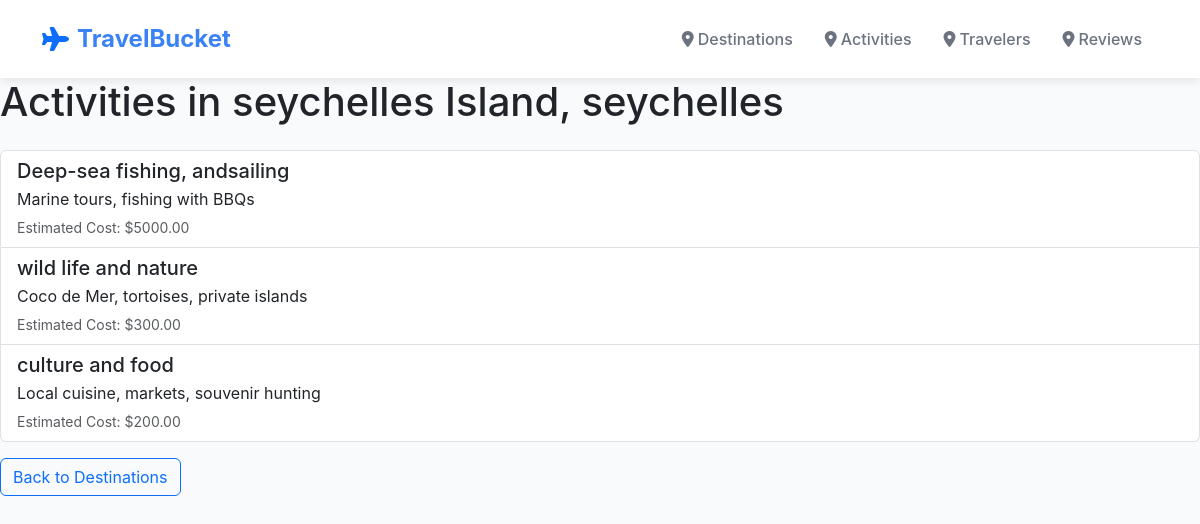
/destinations/5/activities/, run on the app's committed database.
### explorer/models.py (models this page shows, shortened)
class Destination(models.Model):
    name = models.CharField(max_length=100)
    country = models.CharField(max_length=100)
    description = models.TextField()
    best_season = models.CharField(max_length=50)
    image = models.ImageField(upload_to='destinations/', null=True, blank=True)

class Activity(models.Model):
    name = models.CharField(max_length=100)
    destination = models.ForeignKey(Destination, on_delete=models.CASCADE, related_name='activities')
    description = models.TextField()
    cost_estimate = models.DecimalField(max_digits=10, decimal_places=2)

### explorer/views.py (the view)
# urls.py: path('destinations/<int:destination_id>/activities/', views.activities_page, name='activities_page'),
def activities_page(request, destination_id):
    destination = get_object_or_404(Destination, pk=destination_id)
    activities = destination.activities.all()
    return render(request, 'explorer/activities.html', {'destination': destination, 'activities': activities})

### explorer/templates/explorer/activities.html (shortened to what this page needs)
{% extends 'explorer/base.html' %}
{% block content %}
<h1 class="mb-4">Activities in {{ destination.name }}, {{ destination.country }}</h1>
<ul class="list-group">
    {% for activity in activities %}
    <li class="list-group-item">
        <h5 class="mb-1">{{ activity.name }}</h5>
        <p class="mb-1">{{ activity.description }}</p>
        <small class="text-muted">Estimated Cost: ${{ activity.cost_estimate }}</small>
    </li>
    {% empty %}
    <li class="list-group-item">No activities available for this destination.</li>
    {% endfor %}
</ul>
<a href="{% url 'destination_list' %}" class="btn btn-outline-primary mt-3">Back to Destinations</a>
{% endblock %}

### explorer/templates/explorer/base.html (style rules this page uses)
:root { --primary-blue: #3b82f6; --secondary-blue: #1e40af; --light-blue: #e0f2fe; --text-gray: #6b7280; --dark-gray: #374151; }
body { font-family: -apple-system, BlinkMacSystemFont, 'Segoe UI', Roboto, sans-serif; background-color: #f8fafc; }

### data on the page
Destination: name "seychelles Island", country "seychelles"
Activity: name "Deep-sea fishing, andsailing", description "Marine tours, fishing with BBQs", cost_estimate "5000.00"
Activity: name "wild life and nature", description "Coco de Mer, tortoises, private islands", cost_estimate "300.00"
Activity: name "culture and food", description "Local cuisine, markets, souvenir hunting", cost_estimate "200.00"
